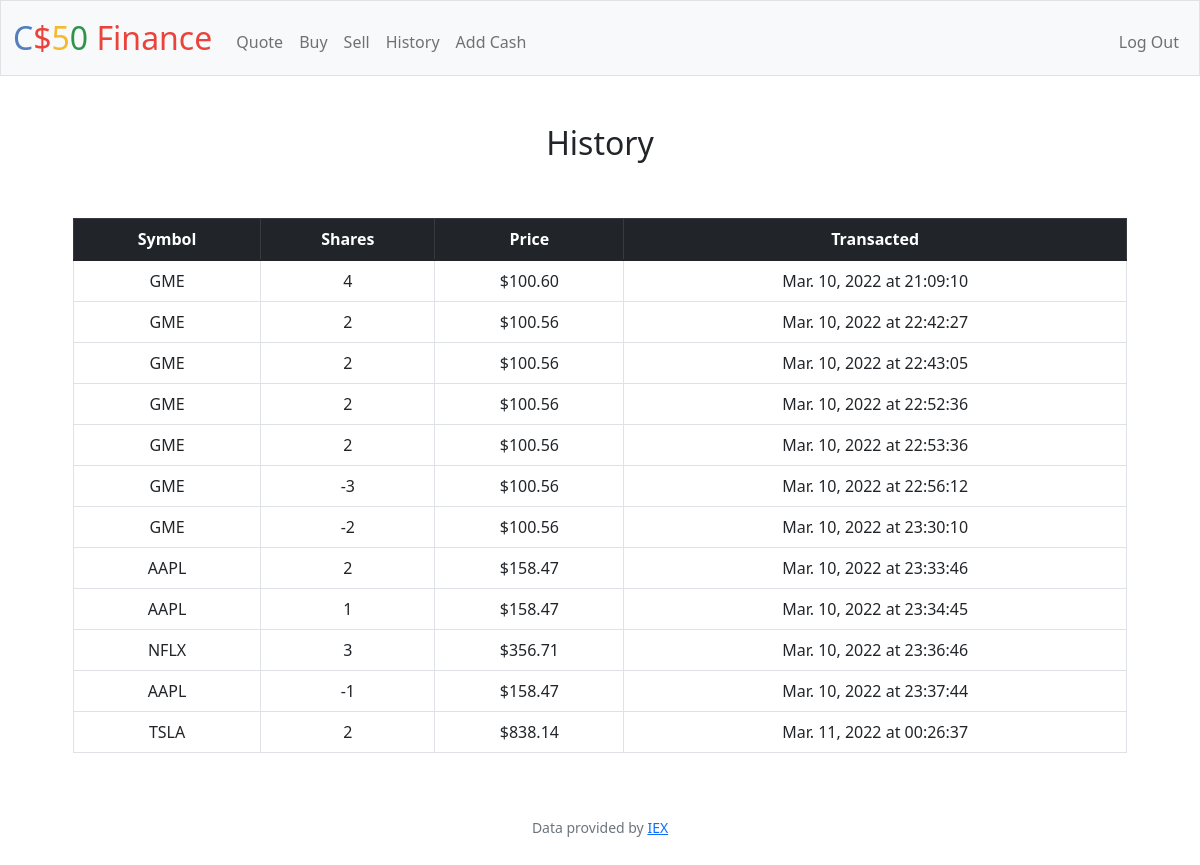
Screenshot of /history (signed in) with the database file from the repository.
### tables this page shows
CREATE TABLE history (
    purchase_id INTEGER PRIMARY KEY AUTOINCREMENT NOT NULL,
    username TEXT NOT NULL,
    symbol TEXT NOT NULL,
    shares INTEGER NOT NULL,
    price INTEGER NOT NULL,
    time TEXT NOT NULL
);

### app.py (the view)
@app.route("/history")
@login_required
def history():
    rows = db.execute("SELECT username FROM users WHERE id = ?", session["user_id"])
    username = rows[0]["username"]
    history = db.execute("SELECT * FROM history WHERE username = ?", username)
    return render_template("/history.html", history=history)

### app.py (called while the page is built)
@app.after_request
def after_request(response):
    response.headers["Cache-Control"] = "no-cache, no-store, must-revalidate"
    response.headers["Expires"] = 0
    response.headers["Pragma"] = "no-cache"
    return response

### helpers.py (called while the page is built)
def login_required(f):
    @wraps(f)
    def decorated_function(*args, **kwargs):
        if session.get("user_id") is None:
            return redirect("/login")
        return f(*args, **kwargs)
    return decorated_function

def usd(value):
    return f"${value:,.2f}"

### templates/history.html (shortened to what this page needs)
{% extends "layout.html" %}
{% block main %}
        <div class="container col-11 mx_auto">
            <h2>History</h2>
            <br><br>
            <table class="table table-bordered">
                <thead class="table-dark">
                    <tr>
                        <th scope="col">Symbol</th>
                        <th scope="col">Shares</th>
                        <th scope="col">Price</th>
                        <th scope="col">Transacted</th>
                    </tr>
                </thead>
                <tbody>
                    {% for history in history %}
                    <tr>
                        <td>{{ history["symbol"] }}</td>
                        <td>{{ history["shares"] }}</td>
                        <td>{{ history["price"] | usd }}</td>
                        <td>{{ history["time"] }}</td>
                    </tr>
                    {% endfor %}
                </tbody>
            </table>
        </div>
{% endblock %}

### templates/layout.html (shortened to what this page needs)
<!DOCTYPE html>
<html lang="en">
    <head>
        <link href="https://cdn.jsdelivr.net/npm/bootstrap@5.1.3/dist/css/bootstrap.min.css" rel="stylesheet">
        <link href="/static/styles.css" rel="stylesheet">
    </head>
    <body>
        <nav class="bg-light border navbar navbar-expand-md navbar-light">
            <div class="container-fluid">
                <a class="navbar-brand" href="/"><span class="blue">C</span><span class="red">$</span><span class="yellow">5</span><span class="green">0</span> <span class="red">Finance</span></a>
                <div class="collapse navbar-collapse" id="navbar">
                    {% if session["user_id"] %}
                        <ul class="navbar-nav me-auto mt-2">
                            <li class="nav-item"><a class="nav-link" href="/quote">Quote</a></li>
                            <li class="nav-item"><a class="nav-link" href="/buy">Buy</a></li>
                            <li class="nav-item"><a class="nav-link" href="/sell">Sell</a></li>
                            <li class="nav-item"><a class="nav-link" href="/history">History</a></li>
                            <li class="nav-item"><a class="nav-link" href="/addcash">Add Cash</a><li>
                        </ul>
                        <ul class="navbar-nav ms-auto mt-2">
                            <li class="nav-item"><a class="nav-link" href="/logout">Log Out</a></li>
                        </ul>
                    {% else %}
                        <ul class="navbar-nav ms-auto mt-2">
                            <li class="nav-item"><a class="nav-link" href="/register">Register</a></li>
                            <li class="nav-item"><a class="nav-link" href="/login">Log In</a></li>
                        </ul>
                    {% endif %}
                </div>
            </div>
        </nav>
        <main class="container-fluid py-5 text-center">
            {% block main %}{% endblock %}
        </main>
        <footer class="mb-5 small text-center text-muted">
            Data provided by <a href="https://iexcloud.io/">IEX</a>
        </footer>
    </body>
</html>

### static/styles.css (style rules this page uses)
nav .navbar-brand { font-size: xx-large; }
nav .navbar-brand .blue { color: #537fbe; }
nav .navbar-brand .red { color: #ea433b; }
nav .navbar-brand .yellow { color: #f5b82e; }
nav .navbar-brand .green { color: #2e944b; }

### rows the page displays
history: symbol "GME", shares "4", price "$100.60", time "Mar. 10, 2022 at 21:09:10"
history: symbol "GME", shares "2", price "$100.56", time "Mar. 10, 2022 at 22:42:27"
history: symbol "GME", shares "2", price "$100.56", time "Mar. 10, 2022 at 22:43:05"
history: symbol "GME", shares "2", price "$100.56", time "Mar. 10, 2022 at 22:52:36"
history: symbol "GME", shares "2", price "$100.56", time "Mar. 10, 2022 at 22:53:36"
history: symbol "GME", shares "-3", price "$100.56", time "Mar. 10, 2022 at 22:56:12"
history: symbol "GME", shares "-2", price "$100.56", time "Mar. 10, 2022 at 23:30:10"
history: symbol "AAPL", shares "2", price "$158.47", time "Mar. 10, 2022 at 23:33:46"
history: symbol "AAPL", shares "1", price "$158.47", time "Mar. 10, 2022 at 23:34:45"
history: symbol "NFLX", shares "3", price "$356.71", time "Mar. 10, 2022 at 23:36:46"
history: symbol "AAPL", shares "-1", price "$158.47", time "Mar. 10, 2022 at 23:37:44"
history: symbol "TSLA", shares "2", price "$838.14", time "Mar. 11, 2022 at 00:26:37"
